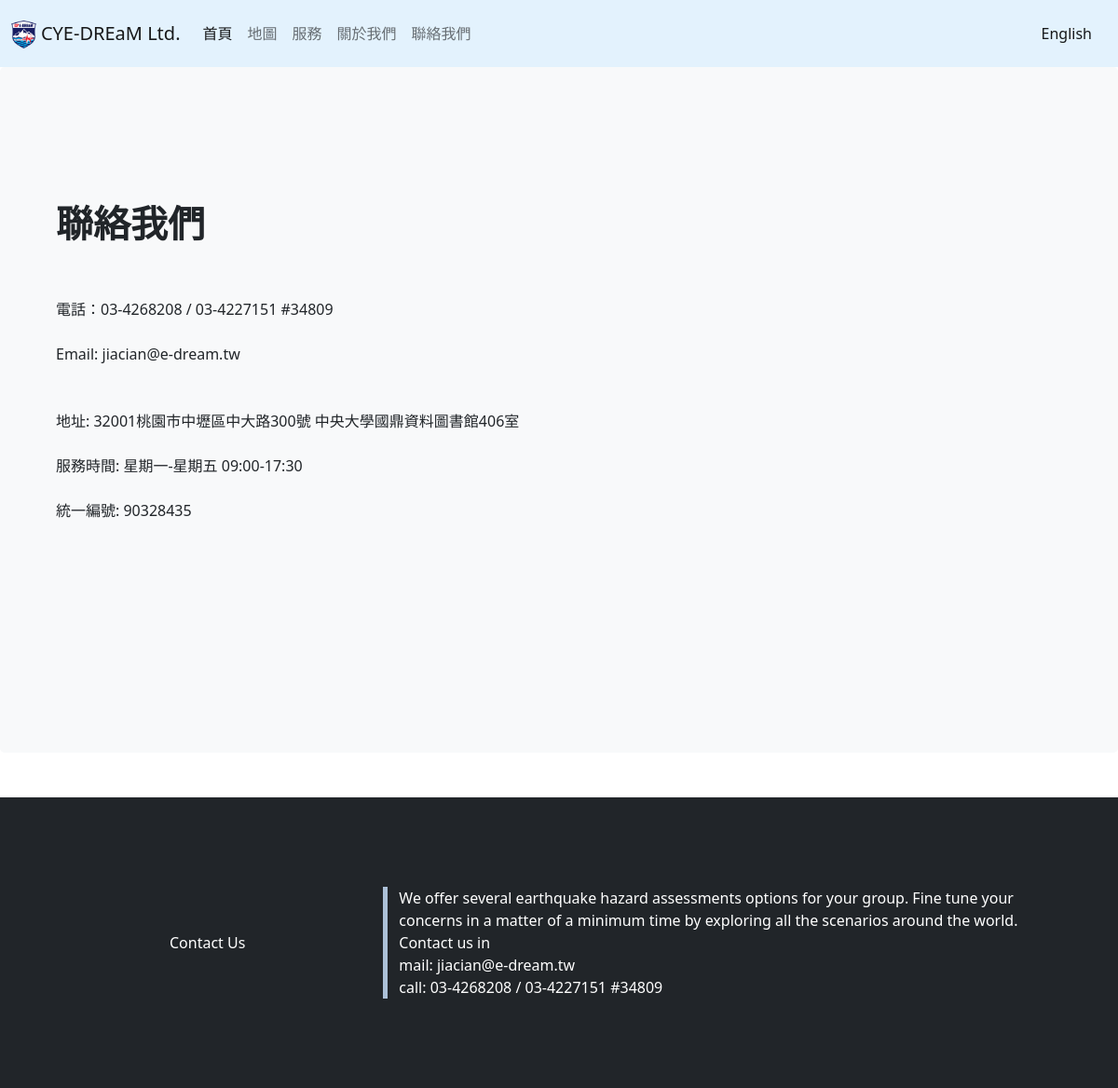
Page /Contact/ on the committed database.
### contact/models.py (models this page shows, shortened)
class Contact(models.Model):
    name = models.CharField('公司名稱', max_length=20)
    logo= models.ImageField("公司logo",storage=OverwriteStorage(),upload_to='',blank=True)
    title = models.CharField('標題', max_length=20)
    phone=models.CharField("電話:", max_length=30,blank=True)
    email=models.CharField('E-mail', max_length=60,blank=True)
    address=models.TextField('地址', max_length=100,blank=True)
    office_hour=models.CharField('辦公時間', max_length=60,blank=True)
    tax_ID_number=models.CharField('統一編號', max_length=60,blank=True)
    bottom_title=models.CharField('底部標題', max_length=20,blank=True)
    bottom_content=models.TextField('底部內容', max_length=300,blank=True)
    bottom_email=models.CharField('底部email', max_length=100,blank=True)
    bottom_phone=models.CharField('底部連絡電話', max_length=50,blank=True)

### contact/views.py (the view)
# urls.py: path('', ContactContentView.as_view()),
class ContactContentView(ListView):
    model = Contact
    template_name = 'contact.html'
    context_object_name = 'contact_content'

### templates/contact.html (shortened to what this page needs)
{% load static %}
<!DOCTYPE html>
<html lang="en">
{% for Content in contact_content %}
<head>
    <link href="https://cdn.jsdelivr.net/npm/bootstrap@5.0.2/dist/css/bootstrap.min.css" rel="stylesheet"
>
    <link rel="stylesheet" href="{% static 'css/Contact.css' %}">
</head>
<body>
    <nav class="navbar navbar-expand-lg navbar-light" style='background-color: #e3f2fd;'>
        <div class="container-xxl">
            <a class="navbar-brand" href="..">
                <img src="../static/assets/{{ Content.logo }}" alt="" height="30"
                    class="d-inline-block align-text-top">
                    {{Content.name}}</a>
            <div class="collapse navbar-collapse" id="navbarSupportedContent">
                <ul class="navbar-nav me-auto mb-2 mb-lg-0">
                    <li class="nav-item">
                        <a class="nav-link active" aria-current="page" href="..">首頁</a>
                    </li>
                    <li class="nav-item">
                        <a class="nav-link" href="../MapPage">地圖</a>
                    </li>
                    <li class="nav-item">
                        <a class="nav-link" href="../Service">服務</a>
                    </li>
                    <li class="nav-item">
                        <a class="nav-link" href="../AboutUs">關於我們</a>
                    </li>
                    <li class="nav-item">
                        <a class="nav-link" href="">聯絡我們</a>
                    </li>
                </ul>
                <span class="navbar-text">
                    <a class="nav-link" href="en">English</a>
                </span>
            </div>
        </div>
    </nav>
    <div class="p-5 mb-4 bg-light rounded-3">
        <div class="container mt-5">
            <br>
            <br>
            <div class="row">
                <div class="col-12 col-md-6">
                    <h1 class="display-8 fw-bold">{{Content.title}}</h1>
                    <br>
                    <br>
                    <span class="navbar-text">
                        電話：{{Content.phone}}
                        <br>
                        <br>
                        Email: {{Content.email}}
                        <br>
                        <br>
                        <br>
                        地址: {{Content.address}}
                        <br>
                        <br>
                        服務時間: {{Content.office_hour}}
                        <br>
                        <br>
                        統一編號: {{Content.tax_ID_number}}
                    </span>
                </div>
                <div class="col-12 col-md-6 mt-5">
                    <div id="map" style="height:400px"></div>
                </div>
            </div>
            <br>
            <br>
            <br>
            <br>
        </div>
    </div>
    <footer class="bd-footer py-4 py-md-5 mt-5 bg-dark">
        <div class="container py-4 py-md-5 px-4 px-md-3">
            <div class="row align-items-center">
                <div class="text-center col-4 col-md-4" style="color:white">{{ Content.bottom_title }}</div>
                <div class="text-left col-8 col-md-8" id="Contact" style="color:white">
                    {{ Content.bottom_content }}<br>
                    mail: {{ Content.bottom_email }}<br>
                    call: {{ Content.phone }}
                </div>
            </div>
        </div>
    </footer>
</body>
{% endfor %}
</html>

### statics/css/Contact.css (style rules this page uses)
#map { height: 1000px; width: 100%; position: relative; }
.row #Contact { border-left: solid #ACC0D8 5px; }

### rows in the picture
Contact: logo (picture), name "CYE-DREaM Ltd.", title "聯絡我們", phone "03-4268208 / 03-4227151 #34809", email "jiacian@e-dream.tw", address "32001桃園市中壢區中大路300號 中央大學國鼎資料圖書館406室", office_hour "星期一-星期五 09:00-17:30", tax_ID_number "90328435", bottom_title "Contact Us", bottom_content "We offer several earthquake hazard assessments options for your group. Fine tune your concerns in a matter of a minimum time by exploring all the scenarios around the world. Contact us in", bottom_email "jiacian@e-dream.tw"
